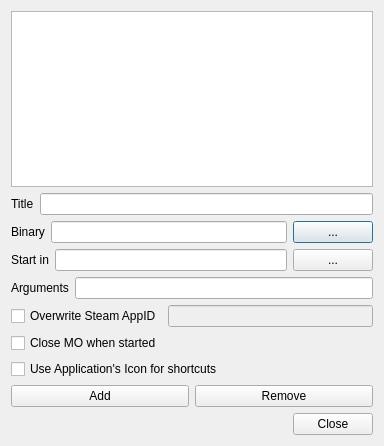
<?xml version="1.0" encoding="UTF-8"?>
<ui version="4.0">
 <class>EditExecutablesDialog</class>
 <widget class="QDialog" name="EditExecutablesDialog">
  <property name="geometry">
   <rect>
    <x>0</x>
    <y>0</y>
    <width>384</width>
    <height>446</height>
   </rect>
  </property>
  <property name="windowTitle">
   <string>Modify Executables</string>
  </property>
  <layout class="QVBoxLayout" name="verticalLayout">
   <item>
    <widget class="QListWidget" name="executablesListBox">
     <property name="toolTip">
      <string>List of configured executables</string>
     </property>
     <property name="whatsThis">
      <string>This is a list of your configured executables. Executables in grey are automatically recognised and can not be modified.</string>
     </property>
     <property name="dragDropMode">
      <enum>QAbstractItemView::InternalMove</enum>
     </property>
     <property name="defaultDropAction">
      <enum>Qt::TargetMoveAction</enum>
     </property>
     <property name="selectionMode">
      <enum>QAbstractItemView::ExtendedSelection</enum>
     </property>
    </widget>
   </item>
   <item>
    <layout class="QHBoxLayout" name="horizontalLayout_4">
     <item>
      <widget class="QLabel" name="label_3">
       <property name="text">
        <string>Title</string>
       </property>
      </widget>
     </item>
     <item>
      <widget class="QLineEdit" name="titleEdit">
       <property name="toolTip">
        <string>Name of the executable. This is only for display purposes.</string>
       </property>
       <property name="whatsThis">
        <string>Name of the executable. This is only for display purposes.</string>
       </property>
      </widget>
     </item>
    </layout>
   </item>
   <item>
    <layout class="QHBoxLayout" name="horizontalLayout">
     <item>
      <widget class="QLabel" name="label">
       <property name="text">
        <string>Binary</string>
       </property>
      </widget>
     </item>
     <item>
      <widget class="QLineEdit" name="binaryEdit">
       <property name="toolTip">
        <string>Binary to run</string>
       </property>
       <property name="whatsThis">
        <string>Binary to run</string>
       </property>
      </widget>
     </item>
     <item>
      <widget class="QPushButton" name="browseButton">
       <property name="toolTip">
        <string>Browse filesystem</string>
       </property>
       <property name="whatsThis">
        <string>Browse filesystem for the executable to run.</string>
       </property>
       <property name="text">
        <string>...</string>
       </property>
      </widget>
     </item>
    </layout>
   </item>
   <item>
    <layout class="QHBoxLayout" name="horizontalLayout_6">
     <item>
      <widget class="QLabel" name="label_4">
       <property name="text">
        <string>Start in</string>
       </property>
      </widget>
     </item>
     <item>
      <widget class="QLineEdit" name="workingDirEdit"/>
     </item>
     <item>
      <widget class="QPushButton" name="browseDirButton">
       <property name="text">
        <string>...</string>
       </property>
      </widget>
     </item>
    </layout>
   </item>
   <item>
    <layout class="QHBoxLayout" name="horizontalLayout_3">
     <item>
      <widget class="QLabel" name="label_2">
       <property name="text">
        <string>Arguments</string>
       </property>
      </widget>
     </item>
     <item>
      <widget class="QLineEdit" name="argumentsEdit">
       <property name="toolTip">
        <string>Arguments to pass to the application</string>
       </property>
       <property name="whatsThis">
        <string>Arguments to pass to the application</string>
       </property>
      </widget>
     </item>
    </layout>
   </item>
   <item>
    <layout class="QHBoxLayout" name="horizontalLayout_5">
     <item>
      <widget class="QCheckBox" name="overwriteAppIDBox">
       <property name="toolTip">
        <string>Allow the Steam AppID to be used for this executable to be changed.</string>
       </property>
       <property name="whatsThis">
        <string>Allow the Steam AppID to be used for this executable to be changed.
Every game/tool distributed through Steam has a unique ID. MO needs to know this ID to start those programs directly, otherwise the program is started by steam and then MO will not work. By default, MO will use the AppID for the game.
Right now the only case I know of where this needs to be overwritten is for the Skyrim Creation Kit which has its own AppID. This overwrite is already preconfigured.</string>
       </property>
       <property name="text">
        <string>Overwrite Steam AppID</string>
       </property>
      </widget>
     </item>
     <item>
      <widget class="QLineEdit" name="appIDOverwriteEdit">
       <property name="enabled">
        <bool>false</bool>
       </property>
       <property name="toolTip">
        <string>Steam AppID to use for this executable that differs from the games AppID.</string>
       </property>
       <property name="whatsThis">
        <string>Steam AppID to use for this executable that differs from the games AppID.
Every game/tool distributed through Steam has a unique ID. MO needs to know this ID to start those programs directly, otherwise the program is started by steam and then MO will not work. By default, MO will use the AppID for the game (usually 72850).
Right now the only case I know of where this needs to be overwritten is for the Skyrim Creation Kit which has its own AppID (usually 202480). This overwrite is already preconfigured.</string>
       </property>
      </widget>
     </item>
    </layout>
   </item>
   <item>
    <widget class="QCheckBox" name="closeCheckBox">
     <property name="toolTip">
      <string>If checked, MO will be closed once the specified executable is run.</string>
     </property>
     <property name="whatsThis">
      <string>If checked, MO will be closed once the specified executable is run.</string>
     </property>
     <property name="text">
      <string>Close MO when started</string>
     </property>
    </widget>
   </item>
   <item>
    <widget class="QCheckBox" name="useAppIconCheckBox">
     <property name="text">
      <string>Use Application's Icon for shortcuts</string>
     </property>
    </widget>
   </item>
   <item>
    <layout class="QHBoxLayout" name="horizontalLayout_2">
     <item>
      <widget class="QPushButton" name="addButton">
       <property name="toolTip">
        <string>Add an executable</string>
       </property>
       <property name="whatsThis">
        <string>Add an executable</string>
       </property>
       <property name="text">
        <string>Add</string>
       </property>
       <property name="icon">
        <iconset>
         <normaloff>:/new/guiresources/resources/list-add.png</normaloff>:/new/guiresources/resources/list-add.png</iconset>
       </property>
      </widget>
     </item>
     <item>
      <widget class="QPushButton" name="removeButton">
       <property name="toolTip">
        <string>Remove the selected executable</string>
       </property>
       <property name="whatsThis">
        <string>Remove the selected executable</string>
       </property>
       <property name="text">
        <string>Remove</string>
       </property>
       <property name="icon">
        <iconset>
         <normaloff>:/new/guiresources/resources/list-remove.png</normaloff>:/new/guiresources/resources/list-remove.png</iconset>
       </property>
      </widget>
     </item>
    </layout>
   </item>
   <item>
    <layout class="QHBoxLayout" name="horizontalLayout_7">
     <item>
      <spacer name="horizontalSpacer">
       <property name="orientation">
        <enum>Qt::Horizontal</enum>
       </property>
       <property name="sizeHint" stdset="0">
        <size>
         <width>40</width>
         <height>20</height>
        </size>
       </property>
      </spacer>
     </item>
     <item>
      <widget class="QPushButton" name="closeButton">
       <property name="text">
        <string>Close</string>
       </property>
      </widget>
     </item>
    </layout>
   </item>
  </layout>
  <zorder>executablesListBox</zorder>
  <zorder>closeButton</zorder>
  <zorder>closeCheckBox</zorder>
  <zorder>useAppIconCheckBox</zorder>
 </widget>
 <resources/>
 <connections/>
</ui>
